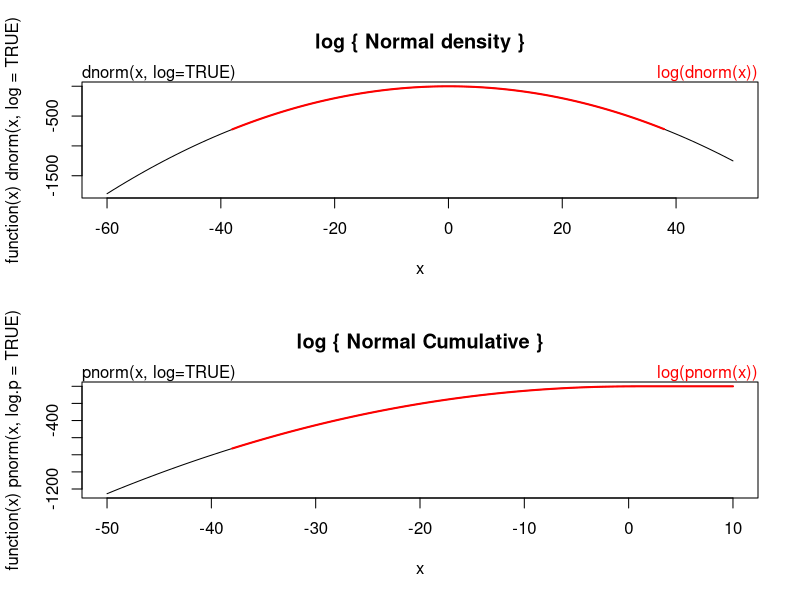

Source code (R): (Note: this script raises an error after producing the figure.)
# Function calling
# rnorm will return random normal distribution with given sample size (optional to provide mean and s.d.)
x <- rnorm(100, mean=21, sd=2.1) 

# Support functions
help(rnorm)
example(rnorm)
# Launch HTML helper
help.start()

# Vectors

# initializing with given vector components
vec1 = c(1,2,3,4,5)
vec1[5]

# Using sequence
vec2 = seq(from=0, to=1, by=0.25)
vec2
# sum
sum(vec2)
# addition
vec1 + vec2


# Matrices

mat=matrix(data=c(9,2,3,4,5,6),ncol=3)
mat[1,2]
mat[2,]
mean(mat)


# Data frames

t = data.frame(x = c(11,12,14), y = c(19,20,21), z = c(10,9,7))

mean(t$z)
mean(t[["z"]]) ## same

# Lists

L = list(one=1, two=c(1,2), five=seq(0, 1, length=5))
names(L)
L$five + 10

# Graphs

plot(rnorm(100), type="l", col="gold")
hist(rnorm(100))

x1 = rnorm(100)
x2 = rnorm(100)
x3 = rnorm(100)
t = data.frame(a = x1, b = x1+x2, c = x1+x2+x3)

plot(t$a, type="l", ylim=range(t), lwd=3, col=rgb(1,0,0,0.3))
lines(t$b, type="s", lwd=2, col=rgb(0.3,0.4,0.3,0.9))
points(t$c, pch=20, cex=4, col=rgb(0,0,1,0.3))
